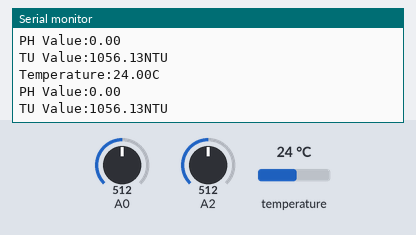
A sketch run on a simulated Arduino Uno, built with avr-gcc and run on an emulated ATmega328P. Parts: the last lines printed to the serial monitor. Inputs (shaded band) come from the test bench; at power-on: temperature 24 °C, A0 = 512, A2 = 512.

Above: at 3.3 s.
3.4 s: temperature set to 12 °C
At 5.5 s:
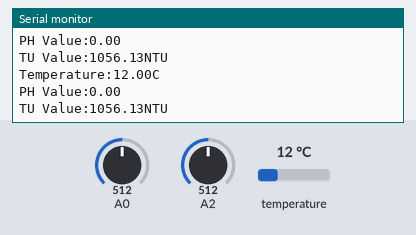
5.9 s: A0 set to 716
At 6.8 s:
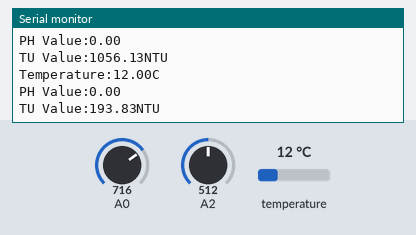
8.4 s: A2 set to 122
At 10.6 s:
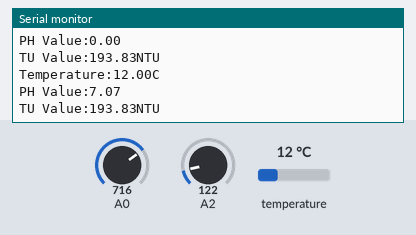
10.9 s: temperature set to 19 °C
At 12.0 s:
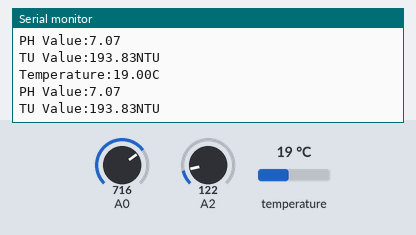
13.4 s: A2 set to 0
At 15.7 s:
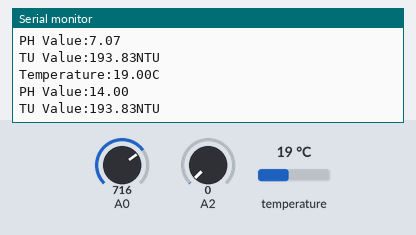
15.9 s: A0 set to 900
At 17.2 s:
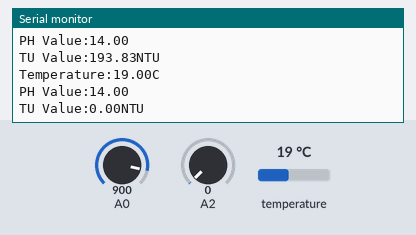
Timing chart, 0 to 18.9 s (numbered marks = the images above; inputs shaded):
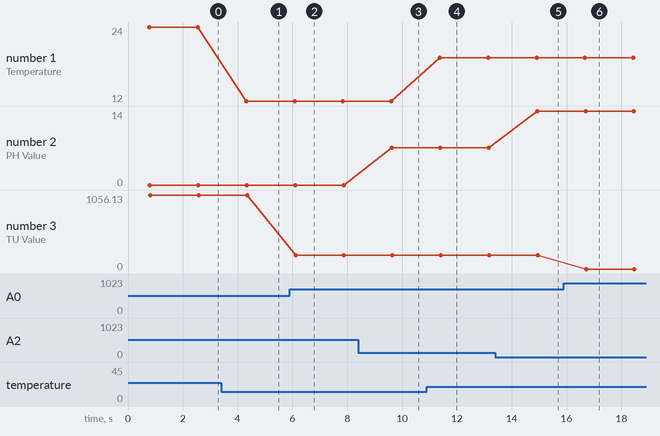

Measured:
- after the input at 3.4 s, the serial monitor: prints a new line after 0.91 s (image 1)
- after the input at 5.9 s, the serial monitor: prints a new line after 0.21 s (image 2)
- after the input at 8.4 s, the serial monitor: prints a new line after 1.2 s (image 3)
- after the input at 10.9 s, the serial monitor: prints a new line after 0.48 s (image 4)
- after the input at 13.4 s, the serial monitor: prints a new line after 1.5 s (image 5)
- after the input at 15.9 s, the serial monitor: prints a new line after 0.81 s (image 6)
- plotted number 1: 24 → 12 after the input at 3.4 s, 12 → 19 after the input at 10.9 s
- plotted number 2: 0 → 7.07 after the input at 8.4 s, 7.07 → 14 after the input at 13.4 s

The sketch:

main_sensor.ino
```cpp
#include <DallasTemperature.h>
#include <OneWire.h>
#define ONE_WIRE_BUS 5    //引脚5输出温度

OneWire oneWire(ONE_WIRE_BUS);
DallasTemperature sensors(&oneWire);

float Celcius=0;          //摄氏温度

float PH_analogRead=0.0;  //模拟口读得的电压值
float PH_voltage=0.0;     //PH值对应输出的电压
float PH_value=0.0;       //PH值

float TU=0.0;             //模拟值转化为电压(0-5V)
float TU_value=0.0;       //浑浊度
float TU_calibration=0.0; //温度校准
float temp_data=25.0;     //暂时不鸟温度校准，直接定25C
float K_Value=3220.33;

void setup(void)
{

  Serial.begin(9600);
  sensors.begin();
}

void loop(void)
{
  sensors.requestTemperatures();
  Celcius=sensors.getTempCByIndex(0);       //获得摄氏温度
  Serial.print("Temperature:");
  Serial.print(Celcius);                     //串口打印温度
  Serial.println("C");

  int PH_analogRead = analogRead(A2);       //获得PH温度A2引脚模拟值，
  float PH_voltage = PH_analogRead* (5.0 / 1024.0); // 模拟值转化为电压(0-5V)
  PH_value=-15.0*(PH_voltage)+16.01;        //电压转化为PH值公式
  if(PH_value<=0){PH_value=0;}
  if(PH_value>=14){PH_value=14;}
  Serial.print("PH Value:");
  Serial.println(PH_value);                 //串口打印PH值

  int sensorValue = analogRead(A0);         //获得浑浊度A0引脚模拟值
  float TU = sensorValue * (5.0 / 1024.0);  //模拟值转化为电压(0-5V)
  TU_calibration=-0.0192*(temp_data-25)+TU; //温度校准公式
  TU_value=-865.68*TU_calibration + K_Value;//电压转化公式
  if(TU_value<=0){TU_value=0;}
  if(TU_value>=3000){TU_value=3000;}
  Serial.print("TU Value:");
  Serial.print(TU_value);                   //浑浊度
  Serial.println("NTU");

  delay(1000);
}
```
